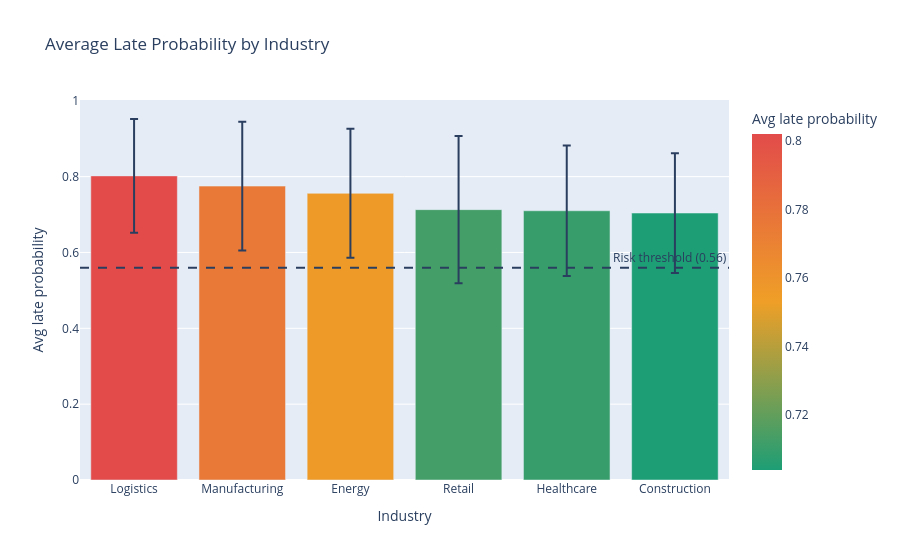

Notebook cell for this chart:
### Code cell
industry_risk = (
    scored.groupby("INDUSTRY")["LATE_PROB"]
    .agg(["mean", "std", "count"])
    .round(3)
    .sort_values("mean", ascending=False)
    .reset_index()
)

fig = px.bar(
    industry_risk,
    x="INDUSTRY",
    y="mean",
    error_y="std",
    title="Average Late Probability by Industry",
    labels={"mean": "Avg late probability", "INDUSTRY": "Industry"},
    color="mean",
    color_continuous_scale=["#1D9E75", "#EF9F27", "#E24B4A"],
)
fig.add_hline(y=threshold, line_dash="dash", annotation_text=f"Risk threshold ({threshold:.2f})")
fig.show()
print(industry_risk.to_string(index=False))

### Figure 1 — Plotly figure (JSON) as saved in the notebook; plotly's stock layout.template omitted (floating-point values rounded to 4 significant figures)
{"data": [{"alignmentgroup": "True", "error_y": {"array": [0.15, 0.17, 0.17, 0.194, 0.172, 0.158]}, "hovertemplate": "Industry=%{x}<br>Avg late probability=%{marker.color}<extra></extra>", "legendgroup": "", "marker": {"color": [0.802, 0.775, 0.756, 0.713, 0.71, 0.704], "coloraxis": "coloraxis", "pattern": {"shape": ""}}, "name": "", "offsetgroup": "", "orientation": "v", "showlegend": false, "textposition": "auto", "x": ["Logistics", "Manufacturing", "Energy", "Retail", "Healthcare", "Construction"], "xaxis": "x", "y": [0.802, 0.775, 0.756, 0.713, 0.71, 0.704], "yaxis": "y", "type": "bar"}], "layout": {"xaxis": {"anchor": "y", "domain": [0.0, 1.0], "title": {"text": "Industry"}}, "yaxis": {"anchor": "x", "domain": [0.0, 1.0], "title": {"text": "Avg late probability"}}, "coloraxis": {"colorbar": {"title": {"text": "Avg late probability"}}, "colorscale": [[0.0, "#1D9E75"], [0.5, "#EF9F27"], [1.0, "#E24B4A"]]}, "legend": {"tracegroupgap": 0}, "title": {"text": "Average Late Probability by Industry"}, "barmode": "relative", "shapes": [{"line": {"dash": "dash"}, "type": "line", "x0": 0, "x1": 1, "xref": "x domain", "y0": 0.56, "y1": 0.56, "yref": "y"}], "annotations": [{"showarrow": false, "text": "Risk threshold (0.56)", "x": 1, "xanchor": "right", "xref": "x domain", "y": 0.56, "yanchor": "bottom", "yref": "y"}]}}
